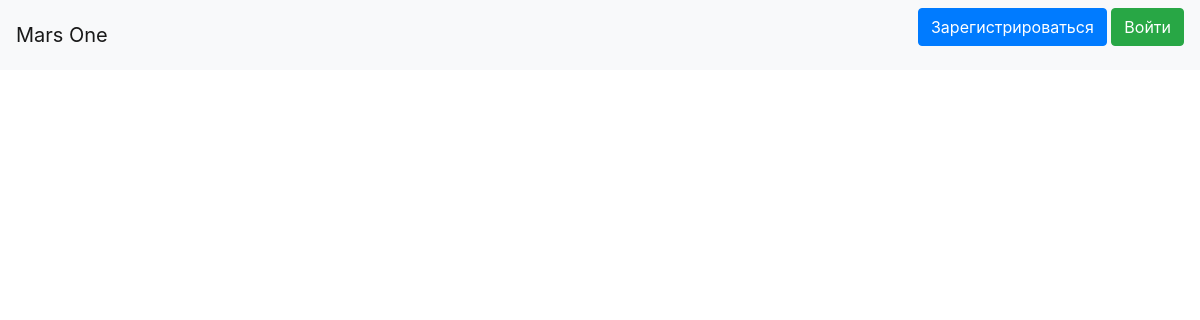
/departments, run on an earlier commit of the app's database.
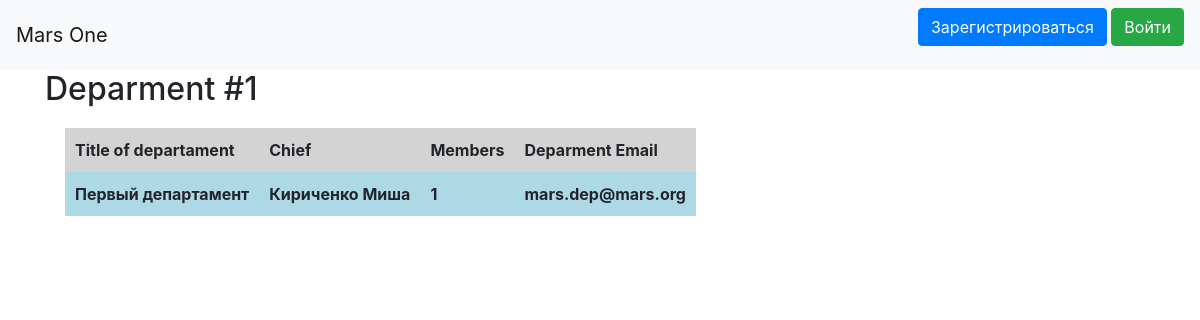
And on a later commit of the database.
### data/departaments.py (models this page shows)
class Departments(SqlAlchemyBase, SerializerMixin):
    __tablename__ = 'departments'
    id = sqlalchemy.Column(
        sqlalchemy.Integer, primary_key=True, autoincrement=True)
    title = sqlalchemy.Column(sqlalchemy.String, nullable=True)
    chief = sqlalchemy.Column(
        sqlalchemy.Integer, sqlalchemy.ForeignKey("users.id"))
    members = sqlalchemy.Column(sqlalchemy.String, nullable=True)
    email = sqlalchemy.Column(sqlalchemy.String, nullable=True, unique=True)
    user = orm.relationship('User')

### main.py (the view)
@app.route('/departments')
def departments():
    db = db_session.create_session()
    departments = db.query(Departments).all()
    data = []
    ides = []
    users = []
    for dep in departments:
        chief = db.query(User).filter(User.id == dep.chief).first()
        data.append(
            (dep.title, f'{chief.surname} {chief.name}', dep.members, dep.email))
        ides.append(dep.id)
        users.append(dep.user)
    return render_template('departments.html', data=data, ides=ides, title='Страница Миссии', users=users)

### data/db_session.py (called while the page is built)
def create_session() -> Session:
    global __factory
    return __factory()

### templates/departments.html (shortened to what this page needs)
{% extends "base.html" %}
{% block content %}
{% set headers = ['Title of departament', 'Chief', 'Members', 'Deparment Email'] %}
{% for job in data %}
<h2>Deparment #{{ides[loop.index0]}}</h2>
<table>
    <thead>
        <tr>
            {% for title in headers %}
            <th>{{title}}</th>
            {% endfor %}
        </tr>
    </thead>
    <tbody>
        <tr>
            {% for item in job %}
            <th>{{ item }}</th>
            {% endfor %}
        </tr>
    </tbody>
</table>
{% endfor %}
{% endblock %}

### templates/base.html (shortened to what this page needs)
<!doctype html>
<html lang="en">
<head>
    <link rel="stylesheet" href="static/css/style.css">
    <link rel="stylesheet" href="https://stackpath.bootstrapcdn.com/bootstrap/4.4.1/css/bootstrap.min.css">
</head>
  <body>
    <header>
      <nav class="navbar navbar-light bg-light">
        <a class="navbar-brand" href="#">Mars One</a>
        {% if current_user.is_authenticated %}
          <a class="navbar-brand" href="/logout">{{ current_user.name }}</a>
        {% else %}
          <p>
              <a class="btn btn-primary " href="/register">Зарегистрироваться</a>
              <a class="btn btn-success" href="/login">Войти</a>
          </p>
        {% endif %}
      </nav>
    </header>
    <main role="main" class="container">
        {% block content %}{% endblock %}
    </main>
  </body>
</html>

### static/css/style.css (style rules this page uses)
thead th { background-color: lightgray; }
tbody th { background-color: lightblue; }
table th { padding: 10px; }
table { margin: 20px; }

What changed in the data, as far as the page shows it:
added Departments: ides "1", headers "Title of departament" "Chief" "Members" "Deparment Email", title "Первый департамент", job "Кириченко Миша" "1", email "mars.dep@mars.org"
